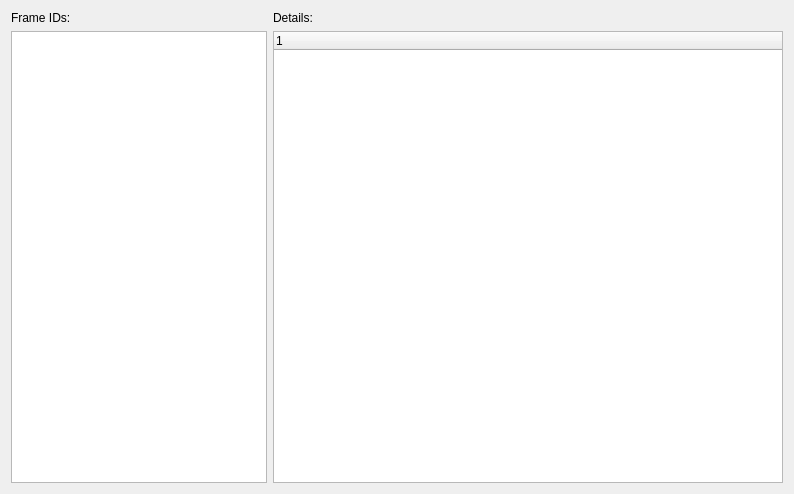
<?xml version="1.0" encoding="UTF-8"?>
<ui version="4.0">
 <class>FrameInfoWindow</class>
 <widget class="QDialog" name="FrameInfoWindow">
  <property name="geometry">
   <rect>
    <x>0</x>
    <y>0</y>
    <width>794</width>
    <height>494</height>
   </rect>
  </property>
  <property name="windowTitle">
   <string>Detailed Frame Information</string>
  </property>
  <layout class="QHBoxLayout" name="horizontalLayout">
   <item>
    <layout class="QVBoxLayout" name="verticalLayout_3">
     <item>
      <widget class="QLabel" name="label">
       <property name="text">
        <string>Frame IDs:</string>
       </property>
      </widget>
     </item>
     <item>
      <widget class="QListWidget" name="listFrameID">
       <property name="sizePolicy">
        <sizepolicy hsizetype="Fixed" vsizetype="Expanding">
         <horstretch>0</horstretch>
         <verstretch>0</verstretch>
        </sizepolicy>
       </property>
       <property name="minimumSize">
        <size>
         <width>120</width>
         <height>0</height>
        </size>
       </property>
      </widget>
     </item>
    </layout>
   </item>
   <item>
    <layout class="QVBoxLayout" name="verticalLayout">
     <item>
      <widget class="QLabel" name="label_2">
       <property name="text">
        <string>Details:</string>
       </property>
      </widget>
     </item>
     <item>
      <widget class="QTreeWidget" name="treeDetails">
       <column>
        <property name="text">
         <string notr="true">1</string>
        </property>
       </column>
      </widget>
     </item>
    </layout>
   </item>
  </layout>
 </widget>
 <resources/>
 <connections/>
</ui>
